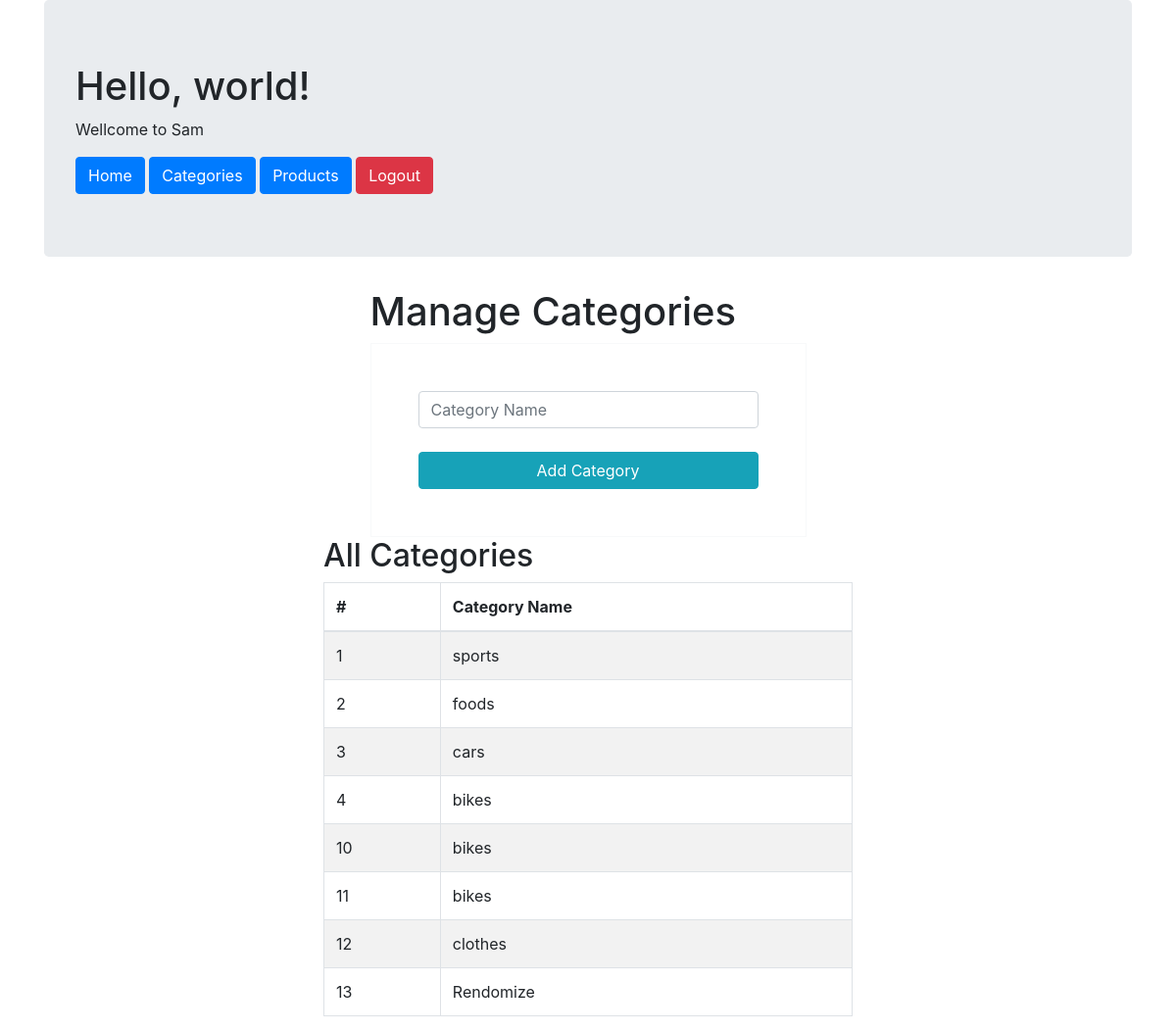
/admin/cat.php (signed in), run on the app's committed database.
### tables this page shows
CREATE TABLE `tblcat` (
  `cid` int(10) NOT NULL,
  `cname` varchar(100) NOT NULL
);

### admin/mywork/mywork.php (called while the page is built, shortened)
<?php
class khan{
	public function con()
	{
		$con = mysqli_connect("localhost","root","","myshop") or die("Error in Database Connection");
		return $con;
	}
		public function getallcat()
		{
			$q = mysqli_query($this->con(),"SELECT * from tblcat;") or die("Error in getall Category function");
			return $q;
		}
}
 ?>

### admin/cat.php (the view, shortened to what this page needs)
 <?php require_once('header.php'); ?>
 <div class="row">
      <div class="col-sm-5 mx-auto">
      <h1>Manage Categories</h1>
      <form action="" class="text-center border border-light p-5" method="post">
    <input type="text" id="" class="form-control mb-4" placeholder="Category Name" name="txtcname" required>
    <button class="btn btn-info btn-block" type="submit" name="btnsave">Add Category</button>
	</form>
      </div>
    </div>
    <div class="row">
    	<div class="col-sm-6 mx-auto">
    		<h2>All Categories</h2>
    		<table class="table table-hover table-bordered table-striped">
   <thead>
    <tr>
      <th scope="col">#</th>
      <th scope="col">Category Name</th>
          </tr>
  </thead>
  <tbody>
  	<?php
    			$cat = $obj->getallcat();
    			foreach ($cat as $c ) {
    					echo "<tr>";
    					echo "<td>".$c['cid']."</td>";
    					echo "<td>".$c['cname']."</td>";
    					echo "</tr>";
    				}
    			 ?>
  </tbody>
</table>
    	</div>
    </div>
  </body>
</html>

### admin/header.php (shortened to what this page needs)
<?php session_start();
require_once'mywork/mywork.php';
$obj = new khan();
 ?>
<!doctype html>
<html lang="en">
  <head>
    <link rel="stylesheet" href="css/bootstrap.min.css">
  </head>
  <body>
    <div class="container">
      <div class="jumbotron">
      <h1>Hello, world!</h1>
      <p> Wellcome to <?php echo ucfirst($_SESSION['user']); ?></p>
      <a href="dashboard.php" class="btn btn-primary">Home</a>
      <a href="cat.php" class="btn btn-primary ">Categories</a>
      <a href="pro.php" class="btn btn-primary ">Products</a>
      <a href="logout.php" class="btn btn-danger pull-right">Logout</a>
    </div>

### data on the page
tblcat: cid "1", cname "sports"
tblcat: cid "2", cname "foods"
tblcat: cid "3", cname "cars"
tblcat: cid "4", cname "bikes"
tblcat: cid "10", cname "bikes"
tblcat: cid "11", cname "bikes"
tblcat: cid "12", cname "clothes"
tblcat: cid "13", cname "Rendomize"

### other printed values
$_SESSION['user'] "Sam"
